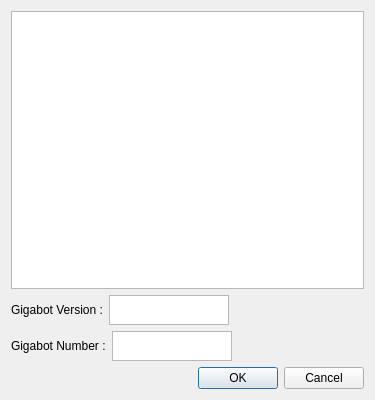
<?xml version="1.0" encoding="UTF-8"?>
<ui version="4.0">
 <class>MoreInfoWindow</class>
 <widget class="QDialog" name="MoreInfoWindow">
  <property name="geometry">
   <rect>
    <x>0</x>
    <y>0</y>
    <width>375</width>
    <height>400</height>
   </rect>
  </property>
  <property name="sizePolicy">
   <sizepolicy hsizetype="Fixed" vsizetype="Fixed">
    <horstretch>0</horstretch>
    <verstretch>0</verstretch>
   </sizepolicy>
  </property>
  <property name="minimumSize">
   <size>
    <width>375</width>
    <height>400</height>
   </size>
  </property>
  <property name="maximumSize">
   <size>
    <width>375</width>
    <height>400</height>
   </size>
  </property>
  <property name="windowTitle">
   <string>Dialog</string>
  </property>
  <layout class="QVBoxLayout" name="verticalLayout">
   <item>
    <widget class="QTextBrowser" name="DataOutput"/>
   </item>
   <item>
    <layout class="QHBoxLayout" name="horizontalLayout_2">
     <item>
      <widget class="QLabel" name="VersionText">
       <property name="maximumSize">
        <size>
         <width>120</width>
         <height>40</height>
        </size>
       </property>
       <property name="text">
        <string>Gigabot Version :</string>
       </property>
      </widget>
     </item>
     <item>
      <widget class="QTextEdit" name="VersionInput">
       <property name="sizePolicy">
        <sizepolicy hsizetype="Expanding" vsizetype="Minimum">
         <horstretch>0</horstretch>
         <verstretch>0</verstretch>
        </sizepolicy>
       </property>
       <property name="maximumSize">
        <size>
         <width>120</width>
         <height>30</height>
        </size>
       </property>
       <property name="verticalScrollBarPolicy">
        <enum>Qt::ScrollBarAlwaysOff</enum>
       </property>
       <property name="horizontalScrollBarPolicy">
        <enum>Qt::ScrollBarAlwaysOff</enum>
       </property>
      </widget>
     </item>
     <item>
      <spacer name="horizontalSpacer">
       <property name="orientation">
        <enum>Qt::Horizontal</enum>
       </property>
       <property name="sizeHint" stdset="0">
        <size>
         <width>40</width>
         <height>20</height>
        </size>
       </property>
      </spacer>
     </item>
    </layout>
   </item>
   <item>
    <layout class="QHBoxLayout" name="horizontalLayout">
     <item>
      <widget class="QLabel" name="NumberText">
       <property name="maximumSize">
        <size>
         <width>120</width>
         <height>40</height>
        </size>
       </property>
       <property name="text">
        <string>Gigabot Number :</string>
       </property>
      </widget>
     </item>
     <item>
      <widget class="QTextEdit" name="NumberInput">
       <property name="sizePolicy">
        <sizepolicy hsizetype="Expanding" vsizetype="Minimum">
         <horstretch>0</horstretch>
         <verstretch>0</verstretch>
        </sizepolicy>
       </property>
       <property name="maximumSize">
        <size>
         <width>120</width>
         <height>30</height>
        </size>
       </property>
       <property name="verticalScrollBarPolicy">
        <enum>Qt::ScrollBarAlwaysOff</enum>
       </property>
       <property name="horizontalScrollBarPolicy">
        <enum>Qt::ScrollBarAlwaysOff</enum>
       </property>
      </widget>
     </item>
     <item>
      <spacer name="horizontalSpacer_2">
       <property name="orientation">
        <enum>Qt::Horizontal</enum>
       </property>
       <property name="sizeHint" stdset="0">
        <size>
         <width>40</width>
         <height>20</height>
        </size>
       </property>
      </spacer>
     </item>
    </layout>
   </item>
   <item>
    <widget class="QDialogButtonBox" name="Button">
     <property name="standardButtons">
      <set>QDialogButtonBox::Cancel|QDialogButtonBox::Ok</set>
     </property>
    </widget>
   </item>
  </layout>
 </widget>
 <resources/>
 <connections/>
</ui>
